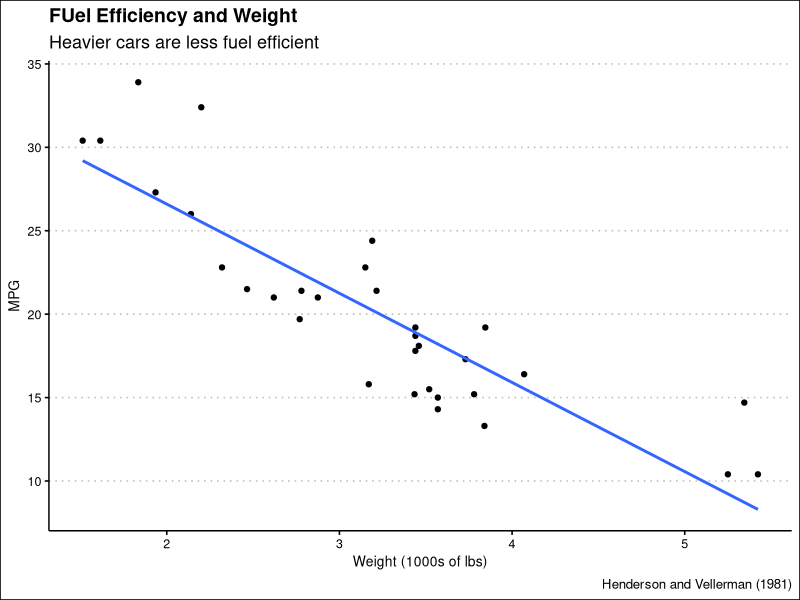

Recreate this plot in R.
## ---- chunk 1
knitr::opts_chunk$set(echo = FALSE)

library(tidyverse)
library(ggthemes)

# Learn more about creating websites with Distill at:
# https://rstudio.github.io/distill/website.html

# Learn more about publishing to GitHub Pages at:
# https://rstudio.github.io/distill/publish_website.html#github-pages

## ---- chunk 2



mtcars %>%
select(mpg, wt) %>% 
ggplot(mapping=aes(x=wt, y=mpg)) +
geom_point() +
geom_smooth(method="lm", formula=y~x, se=FALSE) +
theme_clean() +
labs(title="FUel Efficiency and Weight",
subtitle="Heavier cars are less fuel efficient",
x="Weight (1000s of lbs)",
y="MPG",
caption="Henderson and Vellerman (1981)")

